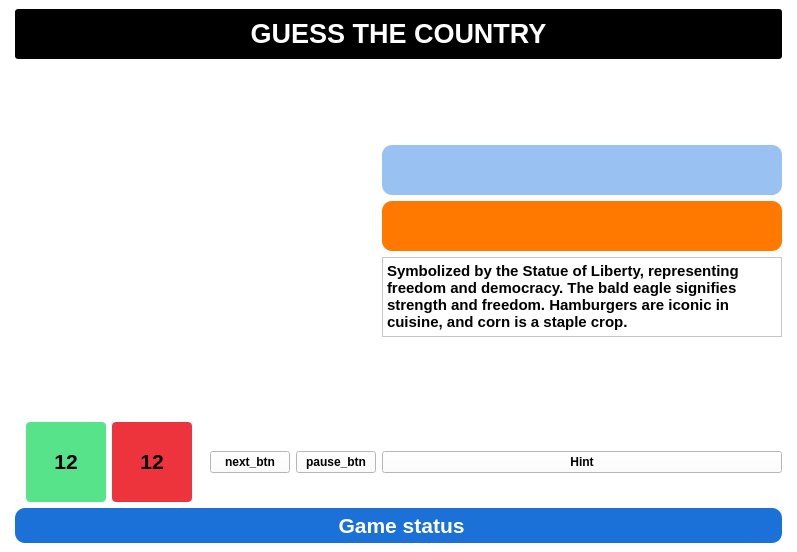
<?xml version="1.0" encoding="UTF-8"?>
<ui version="4.0">
 <class>MainWindow</class>
 <widget class="QMainWindow" name="MainWindow">
  <property name="enabled">
   <bool>true</bool>
  </property>
  <property name="geometry">
   <rect>
    <x>0</x>
    <y>0</y>
    <width>797</width>
    <height>552</height>
   </rect>
  </property>
  <property name="font">
   <font>
    <weight>75</weight>
    <bold>true</bold>
   </font>
  </property>
  <property name="windowTitle">
   <string notr="true">Guess the Country</string>
  </property>
  <widget class="QWidget" name="centralwidget">
   <property name="styleSheet">
    <string notr="true">background-color: rgb(255, 255, 255);</string>
   </property>
   <layout class="QGridLayout" name="gridLayout">
    <property name="leftMargin">
     <number>15</number>
    </property>
    <property name="rightMargin">
     <number>15</number>
    </property>
    <item row="7" column="1">
     <widget class="QPushButton" name="hint_btn">
      <property name="text">
       <string>Hint</string>
      </property>
     </widget>
    </item>
    <item row="1" column="1">
     <layout class="QVBoxLayout" name="verticalLayout_2">
      <item>
       <spacer name="verticalSpacer_2">
        <property name="orientation">
         <enum>Qt::Vertical</enum>
        </property>
        <property name="sizeHint" stdset="0">
         <size>
          <width>20</width>
          <height>40</height>
         </size>
        </property>
       </spacer>
      </item>
      <item>
       <widget class="QLabel" name="emoji_label">
        <property name="sizePolicy">
         <sizepolicy hsizetype="Fixed" vsizetype="Fixed">
          <horstretch>0</horstretch>
          <verstretch>0</verstretch>
         </sizepolicy>
        </property>
        <property name="minimumSize">
         <size>
          <width>400</width>
          <height>50</height>
         </size>
        </property>
        <property name="font">
         <font>
          <pointsize>16</pointsize>
          <weight>75</weight>
          <bold>true</bold>
         </font>
        </property>
        <property name="styleSheet">
         <string notr="true">background-color: rgb(153, 193, 241);
border-color: rgb(26, 95, 180);
border-radius: 10;</string>
        </property>
        <property name="text">
         <string/>
        </property>
       </widget>
      </item>
      <item>
       <widget class="QLabel" name="timer_label">
        <property name="sizePolicy">
         <sizepolicy hsizetype="Fixed" vsizetype="Fixed">
          <horstretch>0</horstretch>
          <verstretch>0</verstretch>
         </sizepolicy>
        </property>
        <property name="minimumSize">
         <size>
          <width>400</width>
          <height>50</height>
         </size>
        </property>
        <property name="styleSheet">
         <string notr="true">background-color: rgb(255, 120, 0);
border-radius: 10;</string>
        </property>
        <property name="text">
         <string>&lt;html&gt;&lt;head/&gt;&lt;body&gt;&lt;p align=&quot;center&quot;&gt;&lt;span style=&quot; font-weight:600;&quot;&gt;&lt;/span&gt;&lt;/p&gt;&lt;/body&gt;&lt;/html&gt;</string>
        </property>
       </widget>
      </item>
      <item>
       <widget class="QTextEdit" name="hint_txt">
        <property name="sizePolicy">
         <sizepolicy hsizetype="Fixed" vsizetype="Fixed">
          <horstretch>0</horstretch>
          <verstretch>0</verstretch>
         </sizepolicy>
        </property>
        <property name="minimumSize">
         <size>
          <width>400</width>
          <height>80</height>
         </size>
        </property>
        <property name="maximumSize">
         <size>
          <width>16777215</width>
          <height>80</height>
         </size>
        </property>
        <property name="html">
         <string>&lt;!DOCTYPE HTML PUBLIC &quot;-//W3C//DTD HTML 4.0//EN&quot; &quot;http://www.w3.org/TR/REC-html40/strict.dtd&quot;&gt;
&lt;html&gt;&lt;head&gt;&lt;meta name=&quot;qrichtext&quot; content=&quot;1&quot; /&gt;&lt;style type=&quot;text/css&quot;&gt;
p, li { white-space: pre-wrap; }
&lt;/style&gt;&lt;/head&gt;&lt;body style=&quot; font-family:'Ubuntu'; font-size:11pt; font-weight:400; font-style:normal;&quot;&gt;
&lt;p style=&quot; margin-top:0px; margin-bottom:0px; margin-left:0px; margin-right:0px; -qt-block-indent:0; text-indent:0px;&quot;&gt;&lt;span style=&quot; font-weight:600;&quot;&gt;Symbolized by the Statue of Liberty, representing freedom and democracy. The bald eagle signifies strength and freedom. Hamburgers are iconic in cuisine, and corn is a staple crop.&lt;/span&gt;&lt;/p&gt;&lt;/body&gt;&lt;/html&gt;</string>
        </property>
       </widget>
      </item>
      <item>
       <spacer name="verticalSpacer">
        <property name="orientation">
         <enum>Qt::Vertical</enum>
        </property>
        <property name="sizeHint" stdset="0">
         <size>
          <width>20</width>
          <height>40</height>
         </size>
        </property>
       </spacer>
      </item>
     </layout>
    </item>
    <item row="7" column="0">
     <layout class="QVBoxLayout" name="verticalLayout">
      <item>
       <layout class="QHBoxLayout" name="horizontalLayout_2">
        <item>
         <spacer name="horizontalSpacer">
          <property name="orientation">
           <enum>Qt::Horizontal</enum>
          </property>
          <property name="sizeHint" stdset="0">
           <size>
            <width>40</width>
            <height>20</height>
           </size>
          </property>
         </spacer>
        </item>
        <item>
         <widget class="QLabel" name="n_correct_label">
          <property name="minimumSize">
           <size>
            <width>80</width>
            <height>80</height>
           </size>
          </property>
          <property name="font">
           <font>
            <weight>75</weight>
            <bold>true</bold>
           </font>
          </property>
          <property name="styleSheet">
           <string notr="true">background-color: rgb(87, 227, 137);
border-radius: 4;</string>
          </property>
          <property name="text">
           <string>&lt;html&gt;&lt;head/&gt;&lt;body&gt;&lt;p align=&quot;center&quot;&gt;&lt;span style=&quot; font-size:16pt;&quot;&gt;12&lt;/span&gt;&lt;/p&gt;&lt;/body&gt;&lt;/html&gt;</string>
          </property>
         </widget>
        </item>
        <item>
         <widget class="QLabel" name="n_wrong_label">
          <property name="minimumSize">
           <size>
            <width>80</width>
            <height>80</height>
           </size>
          </property>
          <property name="font">
           <font>
            <weight>75</weight>
            <bold>true</bold>
           </font>
          </property>
          <property name="styleSheet">
           <string notr="true">background-color: rgb(237, 51, 59);
border-radius: 4;</string>
          </property>
          <property name="text">
           <string>&lt;html&gt;&lt;head/&gt;&lt;body&gt;&lt;p align=&quot;center&quot;&gt;&lt;span style=&quot; font-size:16pt;&quot;&gt;12&lt;/span&gt;&lt;/p&gt;&lt;/body&gt;&lt;/html&gt;</string>
          </property>
         </widget>
        </item>
        <item>
         <spacer name="horizontalSpacer_2">
          <property name="orientation">
           <enum>Qt::Horizontal</enum>
          </property>
          <property name="sizeHint" stdset="0">
           <size>
            <width>40</width>
            <height>20</height>
           </size>
          </property>
         </spacer>
        </item>
        <item>
         <widget class="QPushButton" name="next_btn">
          <property name="text">
           <string>next_btn</string>
          </property>
         </widget>
        </item>
        <item>
         <widget class="QPushButton" name="pause_btn">
          <property name="text">
           <string>pause_btn</string>
          </property>
         </widget>
        </item>
       </layout>
      </item>
     </layout>
    </item>
    <item row="0" column="0" colspan="2">
     <widget class="QLabel" name="label">
      <property name="minimumSize">
       <size>
        <width>0</width>
        <height>50</height>
       </size>
      </property>
      <property name="maximumSize">
       <size>
        <width>16777215</width>
        <height>100</height>
       </size>
      </property>
      <property name="font">
       <font>
        <pointsize>20</pointsize>
        <weight>75</weight>
        <bold>true</bold>
       </font>
      </property>
      <property name="styleSheet">
       <string notr="true">background-color: rgb(0, 0, 0);
color: rgb(255, 255, 255);
border-radius: 3;</string>
      </property>
      <property name="text">
       <string>&lt;html&gt;&lt;head/&gt;&lt;body&gt;&lt;p align=&quot;center&quot;&gt;GUESS THE COUNTRY&lt;/p&gt;&lt;/body&gt;&lt;/html&gt;</string>
      </property>
     </widget>
    </item>
    <item row="11" column="0" colspan="2">
     <widget class="QLabel" name="status_label">
      <property name="maximumSize">
       <size>
        <width>16777215</width>
        <height>40</height>
       </size>
      </property>
      <property name="font">
       <font>
        <pointsize>16</pointsize>
        <weight>75</weight>
        <bold>true</bold>
       </font>
      </property>
      <property name="styleSheet">
       <string notr="true">color: rgb(255, 255, 255);
padding: 5px;	
padding-left: 5px;
padding-right: 5px;
border-radius: 10;
background-color: rgb(28, 113, 216);</string>
      </property>
      <property name="text">
       <string>&lt;html&gt;&lt;head/&gt;&lt;body&gt;&lt;p align=&quot;center&quot;&gt;Game status&lt;/p&gt;&lt;/body&gt;&lt;/html&gt;</string>
      </property>
     </widget>
    </item>
    <item row="1" column="0">
     <widget class="QLabel" name="live_video_label">
      <property name="autoFillBackground">
       <bool>false</bool>
      </property>
      <property name="styleSheet">
       <string notr="true">border-radius: 50;
</string>
      </property>
      <property name="text">
       <string/>
      </property>
      <property name="alignment">
       <set>Qt::AlignJustify|Qt::AlignVCenter</set>
      </property>
     </widget>
    </item>
   </layout>
  </widget>
 </widget>
 <resources/>
 <connections/>
</ui>
